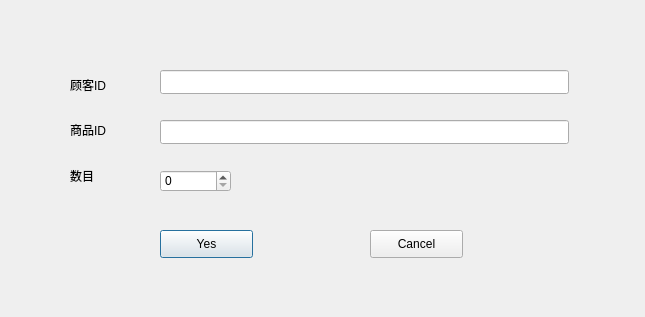
<?xml version="1.0" encoding="UTF-8"?>
<ui version="4.0">
 <class>Dialog</class>
 <widget class="QDialog" name="Dialog">
  <property name="geometry">
   <rect>
    <x>0</x>
    <y>0</y>
    <width>645</width>
    <height>317</height>
   </rect>
  </property>
  <property name="windowTitle">
   <string>Dialog</string>
  </property>
  <widget class="QLabel" name="label_Cno">
   <property name="geometry">
    <rect>
     <x>70</x>
     <y>65</y>
     <width>76</width>
     <height>39</height>
    </rect>
   </property>
   <property name="text">
    <string>顾客ID</string>
   </property>
  </widget>
  <widget class="QLabel" name="label_Cno_2">
   <property name="geometry">
    <rect>
     <x>70</x>
     <y>156</y>
     <width>76</width>
     <height>39</height>
    </rect>
   </property>
   <property name="text">
    <string>数目</string>
   </property>
  </widget>
  <widget class="QLabel" name="label_Eno">
   <property name="geometry">
    <rect>
     <x>70</x>
     <y>110</y>
     <width>76</width>
     <height>40</height>
    </rect>
   </property>
   <property name="text">
    <string>商品ID</string>
   </property>
  </widget>
  <widget class="QLineEdit" name="lineEdit_5">
   <property name="geometry">
    <rect>
     <x>160</x>
     <y>70</y>
     <width>409</width>
     <height>24</height>
    </rect>
   </property>
  </widget>
  <widget class="QLineEdit" name="lineEdit_6">
   <property name="geometry">
    <rect>
     <x>160</x>
     <y>120</y>
     <width>409</width>
     <height>24</height>
    </rect>
   </property>
  </widget>
  <widget class="QSpinBox" name="spinBox">
   <property name="geometry">
    <rect>
     <x>160</x>
     <y>170</y>
     <width>71</width>
     <height>22</height>
    </rect>
   </property>
  </widget>
  <widget class="QPushButton" name="pushButton">
   <property name="geometry">
    <rect>
     <x>160</x>
     <y>230</y>
     <width>93</width>
     <height>28</height>
    </rect>
   </property>
   <property name="text">
    <string>Yes</string>
   </property>
  </widget>
  <widget class="QPushButton" name="pushButton_2">
   <property name="geometry">
    <rect>
     <x>370</x>
     <y>230</y>
     <width>93</width>
     <height>28</height>
    </rect>
   </property>
   <property name="text">
    <string>Cancel</string>
   </property>
  </widget>
 </widget>
 <resources/>
 <connections>
  <connection>
   <sender>pushButton_2</sender>
   <signal>clicked()</signal>
   <receiver>Dialog</receiver>
   <slot>close()</slot>
   <hints>
    <hint type="sourcelabel">
     <x>400</x>
     <y>241</y>
    </hint>
    <hint type="destinationlabel">
     <x>485</x>
     <y>198</y>
    </hint>
   </hints>
  </connection>
 </connections>
</ui>
